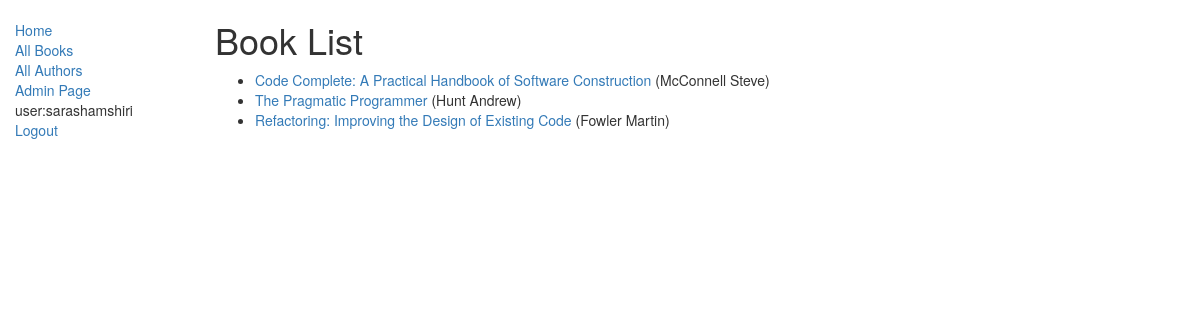
The app's page /lib/books (signed in) with its own data.
### lib/models.py (models this page shows, shortened)
class Book(models.Model):
    title =   models.CharField(max_length=200)
    author =  models.ForeignKey(Author , on_delete=models.SET_NULL , null=True)
    summary = models.TextField(max_length=1000)
    isbn =    models.CharField('ISBN' , max_length=13 , help_text='13 character <a href="https://isbnsearch.org/">ISBN Number</a>')
    genre =   models.ManyToManyField('Genre' , help_text="Select a genre for this book")
    def get_absolute_url(self):
        return reverse('lib:book_detail', args=[str(self.id)])
    def display_genre(self):
        return ', '.join([genre.name for genre in self.genre.all()[:3]])
    display_genre.short_description = 'Genre'

class Author(models.Model):
    first_name    = models.CharField(max_length=100)
    last_name     = models.CharField(max_length=100)
    date_of_birth = models.DateField(null=True , blank=True)
    date_of_death = models.DateField('Died', null=True , blank=True)
    def __str__(self):
        return f"{self.last_name} {self.first_name}"

### lib/views.py (the view)
# urls.py: path('books', views.BookListView.as_view(), name='books'),
class BookListView(generic.ListView):
    model = models.Book
    template_name = 'lib/book_list.html'

### lib/templates/lib/book_list.html
{% extends 'lib/base_generic.html' %}
{% block content %}
<h1>Book List</h1>
{% if book_list %}
<ul>
    {% for book in book_list %}
    <li>
        <a href="{{ book.get_absolute_url }}">{{book.title}}</a>
        ({{book.author}})
    </li>
    {% endfor %}
</ul>
{% else %}
<p>There are no books in the library.</p>
{% endif %}
{% endblock %}

### lib/templates/lib/base_generic.html (shortened to what this page needs)
<!DOCTYPE html>
<html lang="en">
<head>
    <link rel="stylesheet" href="https://maxcdn.bootstrapcdn.com/bootstrap/3.4.1/css/bootstrap.min.css">
    {% load static %}
    <link rel="stylesheet" href="{% static 'lib/style.css' %}">
</head>
<body>
    <div class="container-fluid">
        <div class="row">
            <div class="col-sm-2">
            {% block sidebar %}
            <ul class="sidebar-nav">
                <li><a href="{% url 'lib:index' %}">Home</a></li>
                <li><a href="{% url 'lib:books' %}">All Books</a></li>
                <li><a href="{% url 'lib:authors' %}">All Authors</a></li>
                <li><a href="/admin/">Admin Page</a></li>
                {% if user.is_authenticated %}
                    <li>user:{{user.get_username}}</li>
                    <li><a href="{% url 'logout' %}?next={{request.path}}">Logout</a></li>
                {% else %}
                    <li><a href="{% url 'login' %}?next={{request.path}}">Login</a></li>
                {% endif %}
            </ul>
        </div>
        {% endblock %}
        <div class="col-sm-10">
            {% block content %}
            {% endblock %}
        </div>
        </div>
    </div>
</body>
</html>

### records on screen
Book: title "Code Complete: A Practical Handbook of Software Construction", author "McConnell Steve"
Book: title "The Pragmatic Programmer", author "Hunt Andrew"
Book: title "Refactoring: Improving the Design of Existing Code", author "Fowler Martin"

### other values on screen
{{ user.get_username }} "sarashamshiri"
